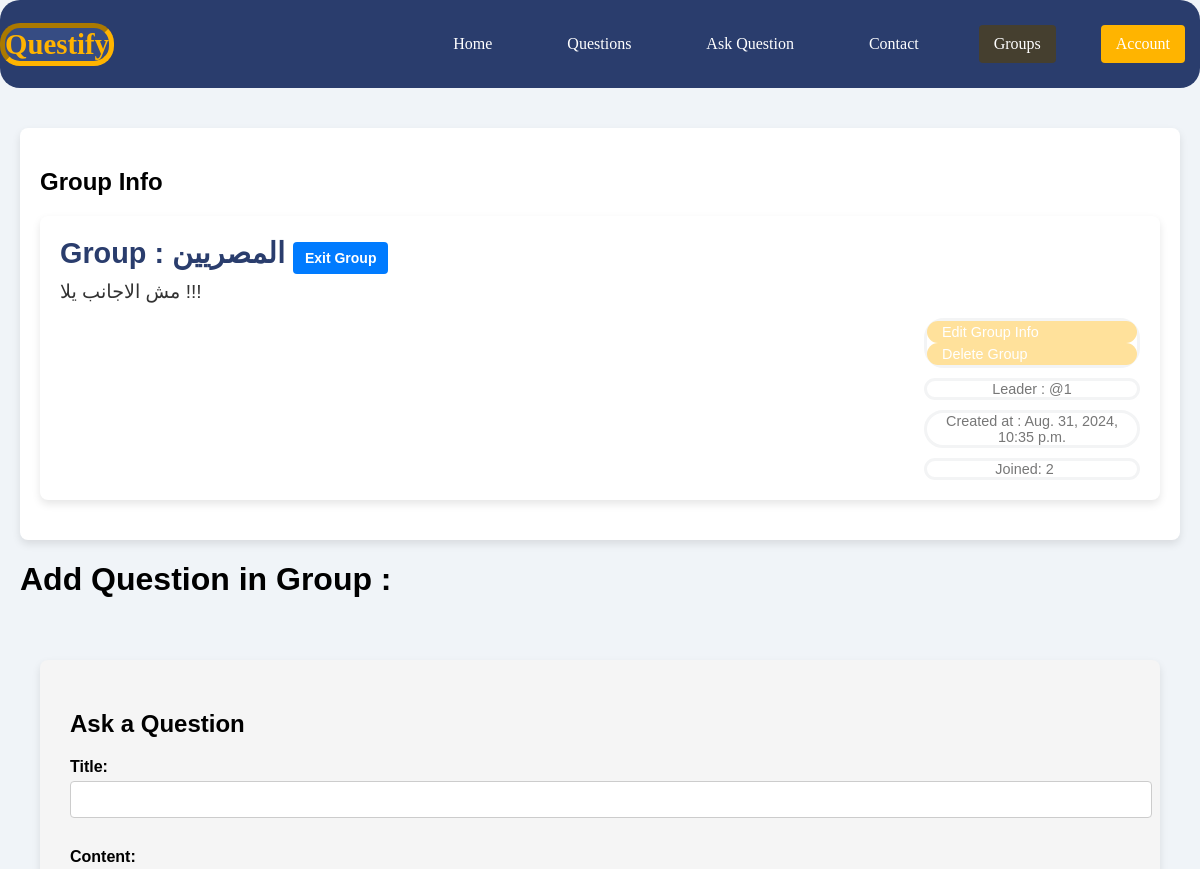
Before: /group/group/2 (signed in, upper part) with the older database file.
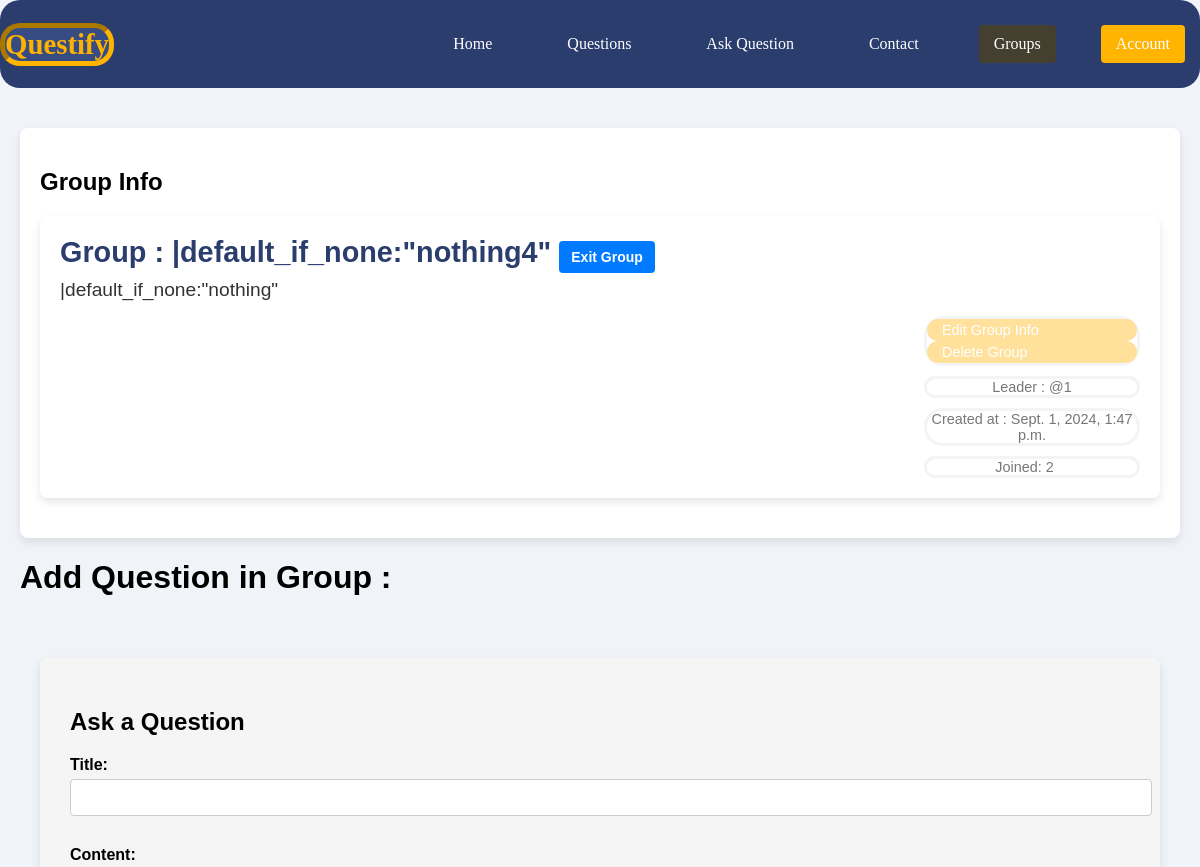
After: the same page with the newer database file.
### group/models.py (models this page shows, shortened)
class Group(models.Model):
    leader      = models.ForeignKey(User,on_delete=models.CASCADE,related_name="Leader",unique=False)
    name        = models.CharField(max_length=50,unique=True)
    bio         = models.TextField(max_length=50,null=True,blank=True)
    created_at  = models.DateTimeField(auto_now=True,auto_created=True,null=True, blank=True)
    members     = models.ManyToManyField(User,blank=True ,related_name="Members",unique=False)
    class Meta:
        get_latest_by =  'created_at'

### group/views.py (the view)
# urls.py: path('group/<int:id>',views.group_detail,name='group_detail'),
@login_required
def group_detail(request,id):
    group = get_object_or_404(Group, id=id)
    question = Question.objects.filter(group=group)
    if request.method == 'POST':
        form = AskForm(request.POST)
        if form.is_valid():
            myform = form.save(commit=False)
            myform.user = request.user
            myform.group = group
            myform.save()
            return redirect('group:group_detail', id=group.id)
    else:
        form = AskForm()
    if request.user in group.members.all():
        return render(request, 'group/group_detail.html', {'group': group,'questions': question,'form': form})
    else:
            return redirect(reverse('group:group_list'))

### ask/form.py
class AskForm(forms.ModelForm):
    class Meta:
        model  = Question
        fields =['title','content',]

### group/templates/group/group_detail.html (shortened to what this page needs)
{% extends "base.html" %}
{% block body %}
    <main>
        <section class="question-detail">
            <h2>Group Info</h2>
            <div class="question-box">
                <h2 class="question-title">Group : {{group.name}} <a href='{% url "group:join_group" group.id %}' class="btn-detail">Exit Group</a> </h2>
                {% if group.bio != None %}
                <p class="question-description">{{group.bio}}</p>
                {% endif %}
                {% if request.user == group.leader %}
                <div class="question-meta">
                    <a href="{% url 'group:edit_group' group.id %}"class="modify_quest">Edit Group Info</a>
                    <a onclick="return confirm('هل أنت متأكد أنك تريد حذف هذة المجموعة؟');" href="{% url 'group:delete_group' group.id %}" class="modify_quest" >Delete Group</a>
                </div>
                {% endif %}
                <p class="question-meta">Leader : @{{group.leader}}</p>
                <p class="question-meta">Created at : {{group.created_at}}</p>
                <div class="question-meta">
                    <span class="views">Joined: {{group.members.all.count}}</span>
                </div>
                    </section>
                    <h1>Add Question in Group : </h1>
                        <main>
                            <section class="ask-question">
                                <h2>Ask a Question</h2>
                                <form action="#" method="post">
                                    {{form}}
                                </form>
                            </section>
                        </main>
</main>
{% endblock body %}

Changed rows visible on the page:
changed Group id 2: name "المصريين" → "|default_if_none:\"nothing4\""; bio "مش الاجانب يلا !!!" → "|default_if_none:\"nothing\""; created_at "Aug. 31, 2024, 10:35 p.m." → "Sept. 1, 2024, 1:47 p.m."
